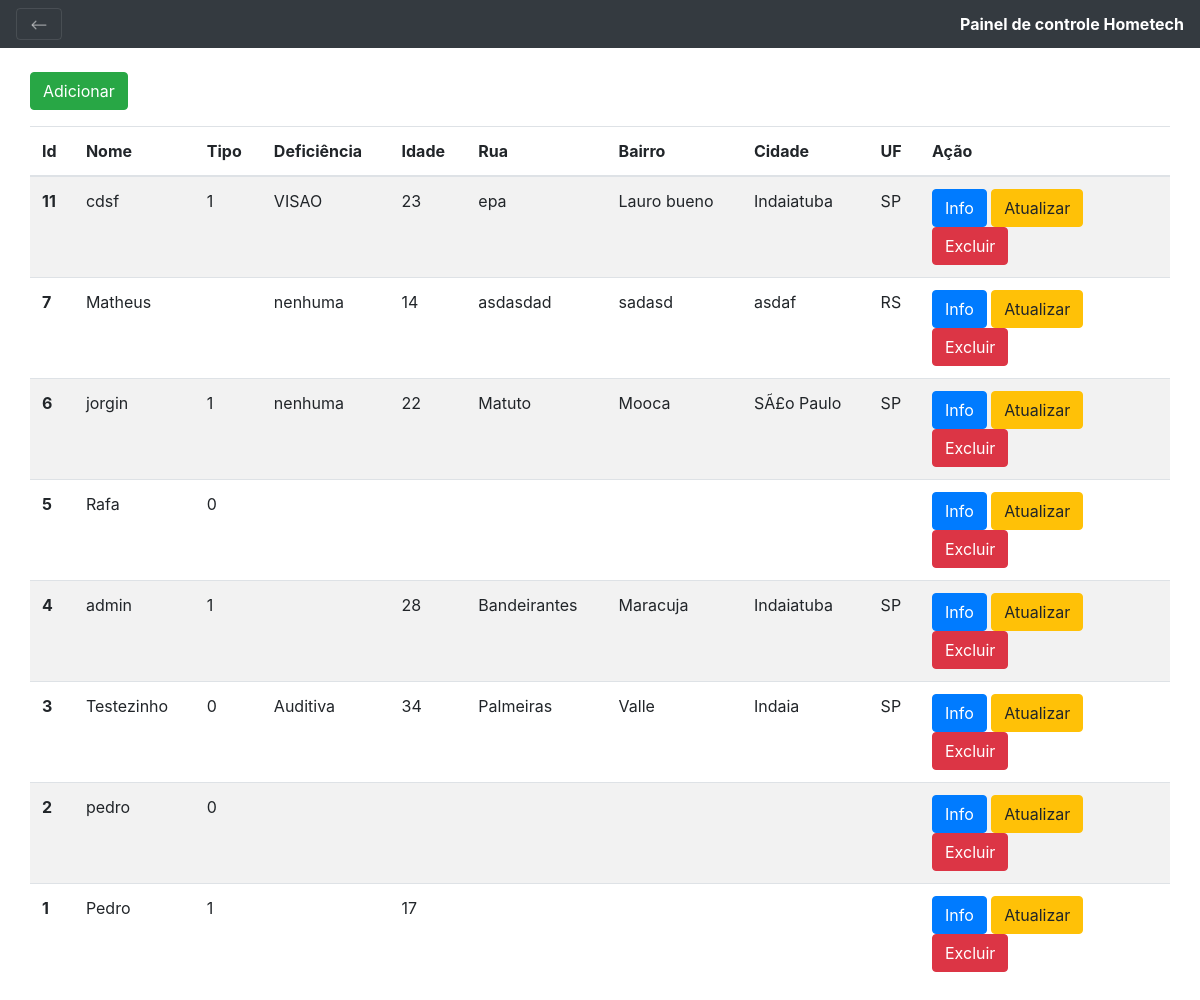
/crud/index.php, run on the app's committed database.
### tables this page shows
CREATE TABLE IF NOT EXISTS `usuario` (
  `id` int(11) NOT NULL AUTO_INCREMENT,
  `USER_NOME` varchar(255) NOT NULL,
  `USER_TIPO` char(1) NOT NULL DEFAULT '0',
  `USER_DEFICIENCIA` varchar(30) DEFAULT NULL,
  `USER_IDADE` decimal(10,0) DEFAULT NULL,
  `RUA` varchar(100) DEFAULT NULL,
  `BAIRRO` varchar(100) DEFAULT NULL,
  `CIDADE` varchar(100) DEFAULT NULL,
  `UF` char(2) DEFAULT NULL,
  `USER_SENHA` varchar(255) DEFAULT NULL,
  PRIMARY KEY (`id`)
);

### crud/index.php (the view, shortened to what this page needs)
<!DOCTYPE html>
<html lang="pt-br">
<head>
    <link rel="stylesheet" href="assets/css/bootstrap.min.css">
    <link href="/open-iconic/font/css/open-iconic-bootstrap.css" rel="stylesheet">
    <link rel="stylesheet" href="https://stackpath.bootstrapcdn.com/bootstrap/4.5.0/css/bootstrap.min.css">
</head>
<body>
<div class="container">
        <div class="fixed-top">
    <a href="./../index.php">
  <nav class="navbar navbar-dark bg-dark">
    <button class="navbar-toggler" type="button" data-toggle="collapse" data-target="#navbarToggleExternalContent" aria-controls="navbarToggleExternalContent" aria-expanded="false" aria-label="Toggle navigation">
    </button>
    </a>
    <div style="color:white"><b>Painel de controle Hometech</b></div>
</div>
<br>
<br>
<br>
            <div class="row">
                <p>
                    <a href="create.php" class="btn btn-success">Adicionar</a>
                </p>
                <table class="table table-striped">
                    <thead>
                        <tr>
                            <th scope="col">Id</th>
                            <th scope="col">Nome</th>
                            <th scope="col">Tipo</th>
                            <th scope="col">Deficiência</th>
                            <th scope="col">Idade</th>
                            <th scope="col">Rua</th>
                            <th scope="col">Bairro</th>
                            <th scope="col">Cidade</th>
                            <th scope="col">UF</th>
                            <th scope="col">Ação</th>
                        </tr>
                    </thead>
                    <tbody>
                        <?php
                        $pdo = Banco::conectar();
                        $sql = 'SELECT * FROM usuario ORDER BY id DESC';
                        foreach($pdo->query($sql)as $row)
                        {
                            echo '<tr>';
			                      echo '<th scope="row">'. $row['id'] . '</th>';
                            echo '<td>'. $row['USER_NOME'] . '</td>';
                            echo '<td>'. $row['USER_TIPO'] . '</td>';
                            echo '<td>'. $row['USER_DEFICIENCIA'] . '</td>';
                            echo '<td>'. $row['USER_IDADE'] . '</td>';
                            echo '<td>'. $row['RUA'] . '</td>';
                            echo '<td>'. $row['BAIRRO'] . '</td>';
                            echo '<td>'. $row['CIDADE'] . '</td>';
                            echo '<td>'. $row['UF'] . '</td>';
                            echo '<td width=250>';
                            echo '<a class="btn btn-primary" href="read.php?id='.$row['id'].'">Info</a>';
                            echo '<a class="btn btn-warning" href="update.php?id='.$row['id'].'">Atualizar</a>';
                            echo '<a class="btn btn-danger" href="delete.php?id='.$row['id'].'">Excluir</a>';
                            echo '</td>';
                            echo '</tr>';
                        }
                        ?>
                    </tbody>
                </table>
            </div>
        </div>
</body>
</html>

### data on the page
usuario: id "11", USER_NOME "cdsf", USER_TIPO "1", USER_DEFICIENCIA "VISAO", USER_IDADE "23", RUA "epa", BAIRRO "Lauro bueno", CIDADE "Indaiatuba", UF "SP"
usuario: id "7", USER_NOME "Matheus", USER_DEFICIENCIA "nenhuma", USER_IDADE "14", RUA "asdasdad", BAIRRO "sadasd", CIDADE "asdaf", UF "RS"
usuario: id "6", USER_NOME "jorgin", USER_TIPO "1", USER_DEFICIENCIA "nenhuma", USER_IDADE "22", RUA "Matuto", BAIRRO "Mooca", CIDADE "SÃ£o Paulo", UF "SP"
usuario: id "5", USER_NOME "Rafa", USER_TIPO "0"
usuario: id "4", USER_NOME "admin", USER_TIPO "1", USER_IDADE "28", RUA "Bandeirantes", BAIRRO "Maracuja", CIDADE "Indaiatuba", UF "SP"
usuario: id "3", USER_NOME "Testezinho", USER_TIPO "0", USER_DEFICIENCIA "Auditiva", USER_IDADE "34", RUA "Palmeiras", BAIRRO "Valle", CIDADE "Indaia", UF "SP"
usuario: id "2", USER_NOME "pedro", USER_TIPO "0"
usuario: id "1", USER_NOME "Pedro", USER_TIPO "1", USER_IDADE "17"
